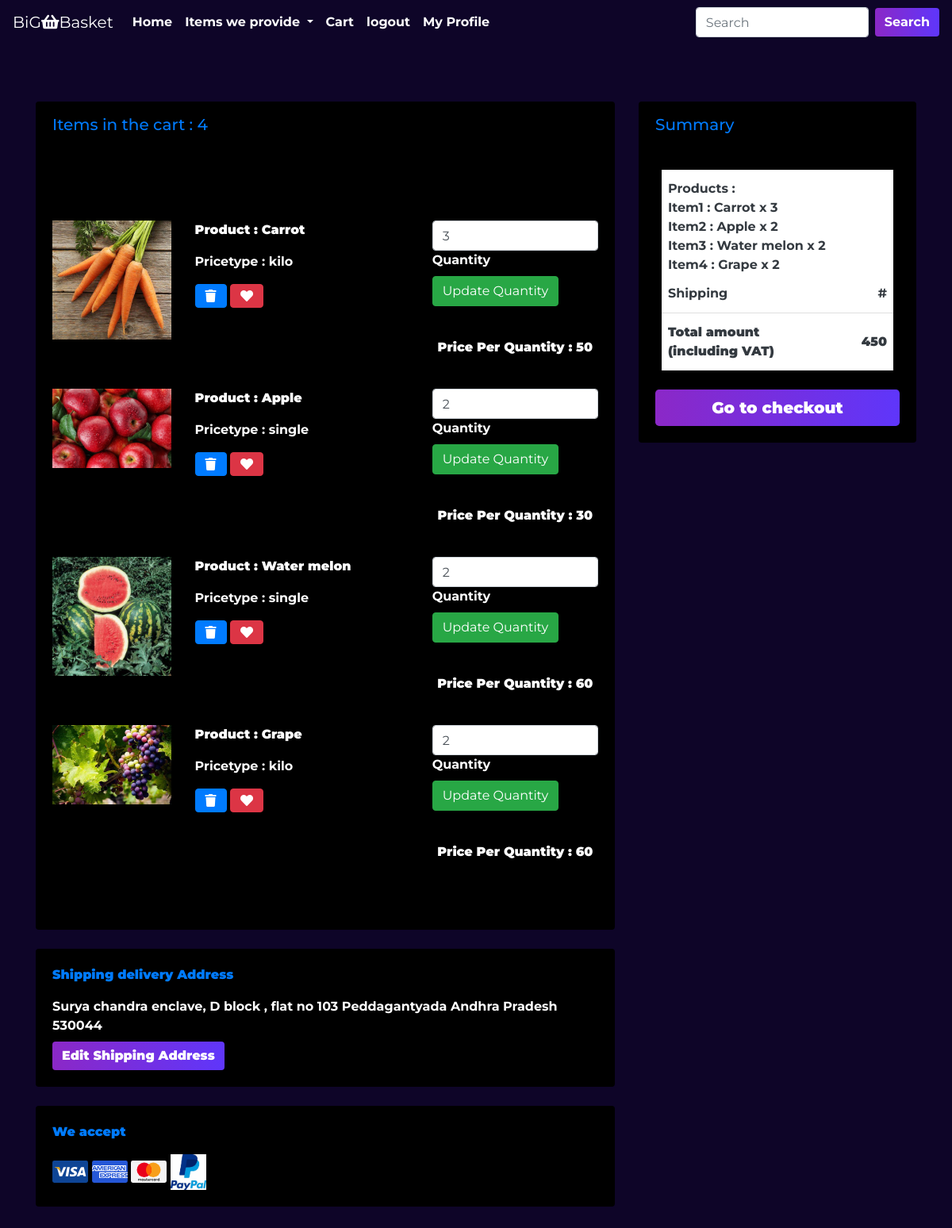
The page /db.php?cart (signed in) on the database its author committed.
### tables this page shows
CREATE TABLE `cart` (
  `cid` int(11) NOT NULL,
  `uid` int(11) DEFAULT NULL,
  `pid` int(11) DEFAULT NULL,
  `quantity` int(11) DEFAULT 1
);

CREATE TABLE `product` (
  `pid` int(11) NOT NULL,
  `pname` varchar(30) DEFAULT NULL,
  `image1` varchar(30) DEFAULT NULL,
  `image2` varchar(30) DEFAULT NULL,
  `image3` varchar(30) DEFAULT NULL,
  `pricetype` varchar(10) DEFAULT NULL,
  `price` int(11) DEFAULT NULL,
  `added_by` int(11) DEFAULT NULL,
  `added_on_date` date DEFAULT NULL,
  `producttype` int(30) DEFAULT NULL,
  `is_verified` int(11) DEFAULT 0,
  `is_deleted` int(11) DEFAULT 0
);

CREATE TABLE `users` (
  `uid` int(11) NOT NULL,
  `uname` varchar(50) DEFAULT NULL,
  `mobile` double DEFAULT NULL,
  `email` varchar(30) DEFAULT NULL,
  `address` varchar(150) DEFAULT NULL,
  `passkey` varchar(18) DEFAULT NULL,
  `rid` int(11) DEFAULT 2,
  `is_deleted` int(11) DEFAULT 0,
  `is_verified` int(11) DEFAULT 0,
  `city` varchar(30) DEFAULT NULL,
  `state` varchar(30) DEFAULT NULL,
  `pincode` int(6) DEFAULT NULL,
  `image` varchar(30) DEFAULT NULL
);

### cart.php (the view, shortened to what this page needs)
<?php include "header.php" ;
$id = $_SESSION['id'];
$sql = "select * from users where uid = '$id'";
$res = mysqli_query($con,$sql);
$row = mysqli_fetch_array($res);
$sql1 = "select count(cid) as count from cart where uid = '$id'";
$res1 = mysqli_query($con,$sql1);
$row1 = mysqli_fetch_array($res1);
$sql3 = "select * from users natural join cart natural join product where users.uid = '$id'";
$res2 = mysqli_query($con,$sql3);
?>
<section class="h-100 gradient-custom">
  <div class="container py-5">
    <div class="row d-flex justify-content-center my-4">
      <div class="col-md-8">
        <div class="card mb-4">
          <div class="card-header py-3">
            <h5 class="mb-0 text-primary">Items in the cart :  <?php  echo $row1['count'];?></h5>
          </div>
          <div class="card-body">
            <?php
            foreach($res2 as $row3)
            {
            echo '
                <div class="row my-4">
                <div class="col-lg-3 col-md-12 mb-4 mb-lg-0">
                    <div class="bg-image hover-overlay hover-zoom ripple rounded" data-mdb-ripple-color="light">
                    <img src='.$row3["image1"].'
                        class="w-100"/>
                    <a href="#!">
                        <div class="mask" style="background-color: rgba(251, 251, 251, 0.2)"></div>
                    </a>
                    </div>
                </div>
                <div class="col-lg-5 col-md-6 mb-4 mb-lg-0">
                    <p><strong>Product : '.$row3['pname'].'</strong></p>
                    <p>Pricetype : '.$row3["pricetype"].'</p>
                    <a type="button" href = "db.php?delete_cart_item&id='.$row3['cid'].'" class="btn btn-primary btn button-sm me-1 mb-2" data-mdb-toggle="tooltip"
                    title="Remove item">
                    <i class="fas fa-trash"></i>
                    </a>
                    <button type="button" class="btn btn-danger btn button-sm mb-2" data-mdb-toggle="tooltip"
                    title="Move to the wish list">
                    <i class="fas fa-heart"></i>
                    </button>
                </div>
                <div class="col-lg-4 col-md-6 mb-4 mb-lg-0">
                    <div class="d-flex mb-4" style="max-width: 300px">
                    <form action = "db.php" method = "POST">
                        <input id="form1" min="0" name="quantity" value='.$row3['quantity'].' type="number" class="form-control" />
                        <label class="form-label" for="form1">Quantity</label>
                        <input type = "hidden" name = "cid" value = '.$row3['cid'].'/>
                        <Button type = "submit" name = "update_quantity" class = "btn btn-success">Update Quantity</Button>
                    </form>
                    </div>
                    <p class="text-start text-md-center">
                    <strong>Price Per Quantity : '.$row3["price"].'</strong>
                    </p>
                </div>
                </div>';
            }
            ?>
            <hr class="my-4" />
          </div>
        </div>
        <div class="card mb-4">
          <div class="card-body">
            <p class = "text-primary"><strong>Shipping delivery Address</strong></p>
            <p class="mb-0"><?php echo $row['address'] ,' ' , $row['city'] , ' ' , $row['state'] , ' ' , $row['pincode']?></p>
            <a class = "btn button mt-2">Edit Shipping Address</a>
          </div>
        </div>
        <div class="card mb-4 mb-lg-0">
          <div class="card-body">
            <p class = "text-primary"><strong>We accept</strong></p>
            <img class="me-2" width="45px"
              src="img/visa.svg"
              alt="Visa" />
            <img class="me-2" width="45px"
              src="img/amex.svg"
              alt="American Express" />
            <img class="me-2" width="45px"
              src="img/mastercard.svg"
              alt="Mastercard" />
            <img class="me-2" width="45px"
              src="img/paypal.jpg"
              alt="PayPal acceptance mark" />
          </div>
        </div>
      </div>
      <div class="col-md-4">
        <div class="card mb-4">
          <div class="card-header py-3">
            <h5 class="mb-0 text-primary">Summary</h5>
          </div>
          <div class="card-body text-dark">
            <ol class="list-group list-group-flush p-2">
              <li
                class="list-group-item d-flex justify-content-between align-items-center border-0 px-2 pb-0 ">
                  Products :
                <span>
                    <?php
                      $c = 1;
                      foreach($res2 as $val)
                      {
                        echo '<li style = "background-color : white;list-style-type : none;" class = "px-2">Item'.$c.' : '.$val['pname'].' x '.$val['quantity'].'</li>';
                        $c+=1;
                      }
                    ?>
                </span>
              </li>
              <li class="list-group-item d-flex justify-content-between align-items-center px-2">
                Shipping
                <span>#</span>
              </li>
              <li
                class="list-group-item d-flex justify-content-between align-items-center border-0 px-2 mb-3">
                <div>
                  <strong>Total amount</strong>
                  <strong>
                    <p class="mb-0">(including VAT)</p>
                  </strong>
                </div>
                <span><strong>
                    <?php
                      $total = 0;
                      foreach($res2 as $val)
                      {
                        $total = $total + $val['price'] * $val['quantity'];
                      }
                      echo $total;
                    ?>
                </strong></span>
              </li>
            </ol>
            <button type="button" class="btn button btn-lg btn-block">
              Go to checkout
            </button>
          </div>
        </div>
      </div>
    </div>
  </div>
</section>

### db.php (shortened to what this page needs)
<?php
    $con = mysqli_connect('localhost','root','','e-commerce');
    if(isset($_POST['Register']))
    {
        $n = $_POST['name'];
        $e = $_POST['email'];
        $p = $_POST['mobile'];
        $a = $_POST['address'];
        $k = $_POST['pass1'];
        $ck = $_POST['pass2'];
        $city = $_POST['city'];
        $state = $_POST['state'];
        $pincode = $_POST['pincode'];
        $sql1 = "select * from users where email = '$e'";
        $res1 = mysqli_query($con,$sql1);
        $row1 = mysqli_fetch_array($res1);
        if($row1 == 0)
        {
            if($k == $ck)
            {
                $sql2 = "insert into users values('','$n','$p','$e','$a','$k','2','','','$city','$state','$pincode','')";
                $res2 = mysqli_query($con,$sql2);
                if($res2 == true)
                {
                    $msg = "Account Created!!!";
                    require "login.php";
                }
            }
            else
            {
                $msg = "Create password and confirm password must be same";
                require "signup.php";
            }
        }
        else
        {
            $msg = "Email Already exists";
            require "signup.php";
        }
    }
    elseif(isset($_GET['logout']))
    {
        session_unset();
        session_destroy();
        require "index.php";
    }
    elseif(isset($_GET['home']))
    {
        require "index.php";
    }
    elseif(isset($_GET['cart']))
    {
        if(isset($_SESSION['id']))
        {
            require "cart.php";
        }
        else
        {
            require "login.php";
        }
    }
?>

### header.php (shortened to what this page needs)
<html>
    <head>
        <link rel="stylesheet" href = "https://cdn.jsdelivr.net/npm/bootstrap@4.6.1/dist/css/bootstrap.min.css"
>
        <link href="https://cdnjs.cloudflare.com/ajax/libs/font-awesome/5.15.0/css/all.min.css" rel="stylesheet">
      <link rel="stylesheet" href="css/styles.css">
    </head>
    <body class = "container_fluid">
        <nav class="navbar navbar-expand-lg navbar-dark">
          <a class="navbar-brand" href="db.php?home">BiG<i class="fa fa-shopping-basket" aria-hidden="true"></i>Basket</a>
          <div class="collapse navbar-collapse expand" id="navbarSupportedContent">
            <ul class="navbar-nav mr-auto">
              <li class="nav-item active">
                <a class="nav-link" href="db.php?home">Home</a>
              </li>
              <li class="nav-item dropdown active">
                <a class="nav-link dropdown-toggle" href="#" role="button" data-toggle="dropdown" aria-expanded="false">
                  Items we provide
                </a>
              </li>
              <li class="nav-item active">
                <a class="nav-link" href="db.php?cart">Cart</a>
              </li>
              <?php
              if(isset($_SESSION['id']))
              {
               echo '<li class="nav-item active">
                <a class="nav-link" href="db.php?logout">logout</a>
              </li>
              <li class="nav-item active">
                <a class="nav-link" href="db.php?dashboard">My Profile</a>
              </li>';
              }
              ?>
            </ul>
            <form  class="form-inline my-2 my-lg-0">
              <input class="form-control mr-sm-2" type="search" placeholder="Search" aria-label="Search">
              <button class="btn button btn button-warning my-2 my-sm-0" type="submit">Search</button>
            </form>
          </div>
        </nav>

### css/styles.css (style rules this page uses)
body { background-color : #0E0528; font-family: 'Montserrat'; }
.card { background-color : black; color : #ffffff; font-weight : bolder; }
.button { background-image: linear-gradient(to right,#8B28C7,#5F36FA); font-weight : bolder; border : none; color : #ffffff; }
.expand li { font-weight : bolder; }

### rows shown on the page
cart: pid.image1 (picture), pid.pname "Carrot", pid.pricetype "kilo", quantity "3", pid.price "50"
cart: pid.image1 (picture), pid.pname "Apple", pid.pricetype "single", quantity "2", pid.price "30"
cart: pid.image1 (picture), pid.pname "Water melon", pid.pricetype "single", quantity "2", pid.price "60"
cart: pid.image1 (picture), pid.pname "Grape", pid.pricetype "kilo", quantity "2", pid.price "60"
users: address "Surya chandra enclave, D block , flat no 103", city "Peddagantyada", state "Andhra Pradesh", pincode "530044"

### other values the page prints
$row1['count'] "4"
$total "450"
